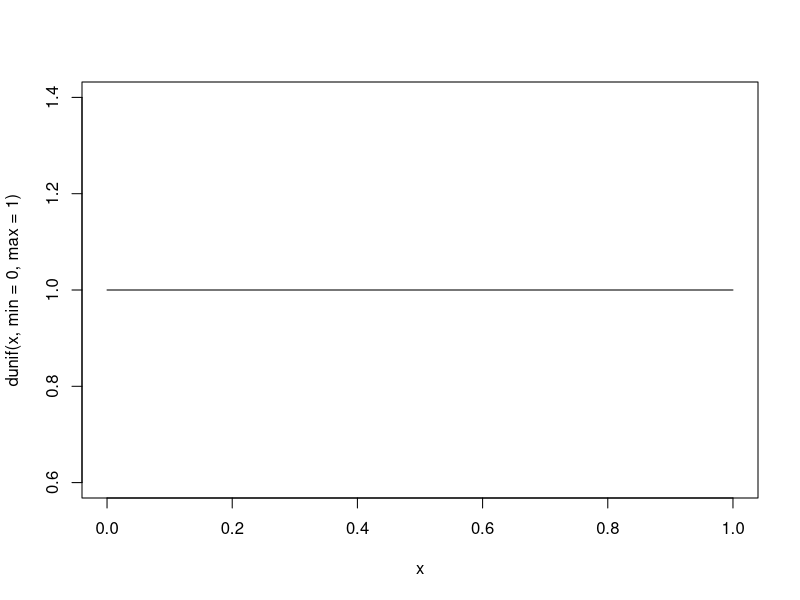
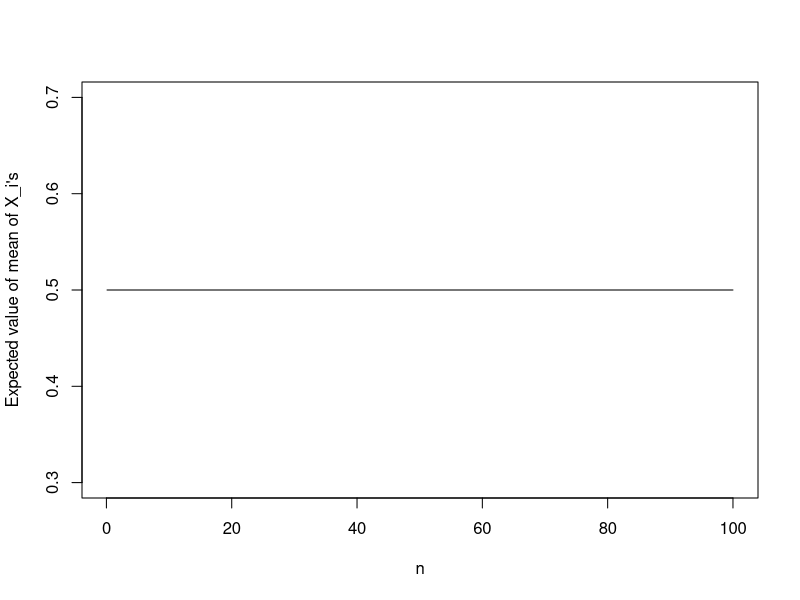
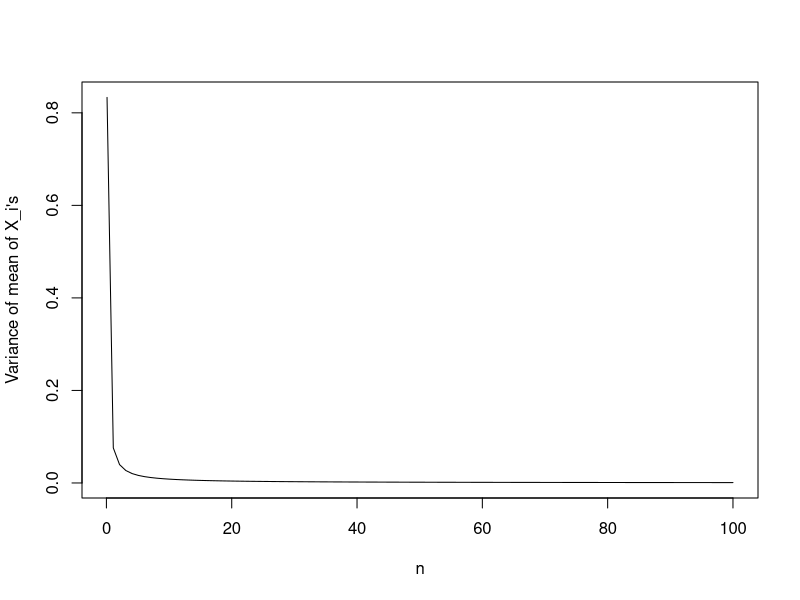

Here is the R script that generated these plots, in order:
## ---- chunk 1
curve(dunif(x, min = 0, max = 1), from = 0, to = 1) # plot of f_X
## ---- chunk 2
curve(1/2 + x*0, from = 0.1, to = 100, xlab="n", ylab = "Expected value of mean of X_i's")
curve(1/(12*x),from = 0.1, to = 100, xlab="n", ylab = "Variance of mean of X_i's")
## ---- chunk 3
# define a function so that we can easily run for n = 1, 5, 25, 100
# this function generates an average of n RVs from Uniform(0,1)
generateXnbar <- function(n) {
  Xis <- runif(n,0,1)
  avgXn <- mean(Xis)
  return(avgXn)
}

# define a function that generates mean and variance of a vector, and prints them out
generateMeanAndVariance <- function(vct) {
  print(paste("The mean is", mean(vct)))
  print(paste("The variance is", var(vct)))
}
## ---- chunk 4
N <- 10000
## ---- chunk 5
n <- 1
means <- c()
for (i in 1:N) {
  means <- c(means, generateXnbar(n))
}
generateMeanAndVariance(means)

## ---- chunk 6
n <- 5
means <- c()
for (i in 1:N) {
  means <- c(means, generateXnbar(n))
}
generateMeanAndVariance(means)

## ---- chunk 7
n <- 25
means <- c()
for (i in 1:N) {
  means <- c(means, generateXnbar(n))
}
generateMeanAndVariance(means)

## ---- chunk 8
n <- 100
means <- c()
for (i in 1:N) {
  means <- c(means, generateXnbar(n))
}
generateMeanAndVariance(means)

